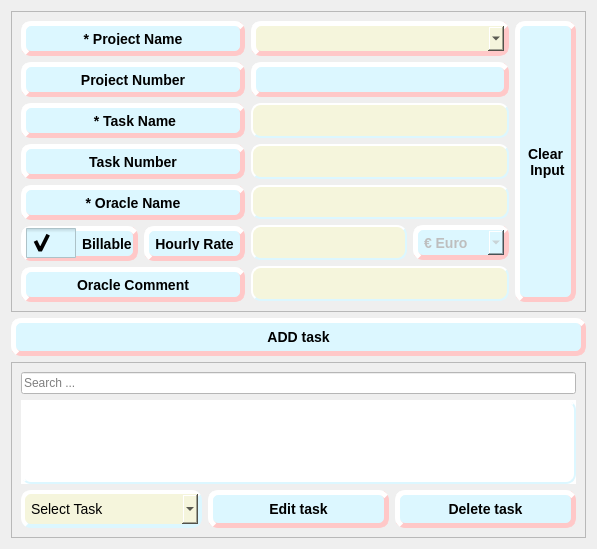
      <widget class="QWidget" name="Task_Input">
       <attribute name="title">
        <string>Task Input</string>
       </attribute>
       <layout class="QGridLayout" name="gridLayout_3">
        <item row="0" column="0">
         <layout class="QVBoxLayout" name="verticalLayout_task_input">
          <item>
           <widget class="QFrame" name="frame_task_info">
            <property name="frameShape">
             <enum>QFrame::StyledPanel</enum>
            </property>
            <property name="frameShadow">
             <enum>QFrame::Raised</enum>
            </property>
            <layout class="QGridLayout" name="gridLayout_15">
             <item row="0" column="0">
              <layout class="QHBoxLayout" name="horizontalLayout_3">
               <item>
                <layout class="QVBoxLayout" name="verticalLayout">
                 <item>
                  <widget class="QLabel" name="label_TaskInput_project_select">
                   <property name="sizePolicy">
                    <sizepolicy hsizetype="Preferred" vsizetype="Preferred">
                     <horstretch>0</horstretch>
                     <verstretch>0</verstretch>
                    </sizepolicy>
                   </property>
                   <property name="minimumSize">
                    <size>
                     <width>0</width>
                     <height>35</height>
                    </size>
                   </property>
                   <property name="maximumSize">
                    <size>
                     <width>16777215</width>
                     <height>35</height>
                    </size>
                   </property>
                   <property name="styleSheet">
                    <string notr="true">QLabel{
    background-color: rgb(220, 247, 255);
    border-style: outset;
    border-width: 5px;
    border-radius: 10px;
    border-color: rgb(255, 200, 200);
    font: bold 14px;
    padding: 6px;
}</string>
                   </property>
                   <property name="text">
                    <string>* Project Name</string>
                   </property>
                   <property name="scaledContents">
                    <bool>false</bool>
                   </property>
                   <property name="alignment">
                    <set>Qt::AlignCenter</set>
                   </property>
                   <property name="wordWrap">
                    <bool>false</bool>
                   </property>
                  </widget>
                 </item>
                 <item>
                  <widget class="QLabel" name="label_TaskInput_project_number">
                   <property name="sizePolicy">
                    <sizepolicy hsizetype="Preferred" vsizetype="Preferred">
                     <horstretch>0</horstretch>
                     <verstretch>0</verstretch>
                    </sizepolicy>
                   </property>
                   <property name="minimumSize">
                    <size>
                     <width>0</width>
                     <height>35</height>
                    </size>
                   </property>
                   <property name="maximumSize">
                    <size>
                     <width>16777215</width>
                     <height>35</height>
                    </size>
                   </property>
                   <property name="styleSheet">
                    <string notr="true">QLabel{
    background-color: rgb(220, 247, 255);
    border-style: outset;
    border-width: 5px;
    border-radius: 10px;
    border-color: rgb(255, 200, 200);
    font: bold 14px;
    padding: 6px;
}</string>
                   </property>
                   <property name="text">
                    <string>Project Number</string>
                   </property>
                   <property name="scaledContents">
                    <bool>false</bool>
                   </property>
                   <property name="alignment">
                    <set>Qt::AlignCenter</set>
                   </property>
                   <property name="wordWrap">
                    <bool>false</bool>
                   </property>
                  </widget>
                 </item>
                 <item>
                  <widget class="QLabel" name="label_TaskInput_task_name">
                   <property name="sizePolicy">
                    <sizepolicy hsizetype="Preferred" vsizetype="Preferred">
                     <horstretch>0</horstretch>
                     <verstretch>0</verstretch>
                    </sizepolicy>
                   </property>
                   <property name="minimumSize">
                    <size>
                     <width>0</width>
                     <height>35</height>
                    </size>
                   </property>
                   <property name="maximumSize">
                    <size>
                     <width>16777215</width>
                     <height>35</height>
                    </size>
                   </property>
                   <property name="styleSheet">
                    <string notr="true">QLabel{
    background-color: rgb(220, 247, 255);
    border-style: outset;
    border-width: 5px;
    border-radius: 10px;
    border-color: rgb(255, 200, 200);
    font: bold 14px;
    padding: 6px;
}</string>
                   </property>
                   <property name="text">
                    <string> * Task Name</string>
                   </property>
                   <property name="scaledContents">
                    <bool>false</bool>
                   </property>
                   <property name="alignment">
                    <set>Qt::AlignCenter</set>
                   </property>
                   <property name="wordWrap">
                    <bool>false</bool>
                   </property>
                  </widget>
                 </item>
                 <item>
                  <widget class="QLabel" name="label_TaskInput_task_number">
                   <property name="sizePolicy">
                    <sizepolicy hsizetype="Preferred" vsizetype="Preferred">
                     <horstretch>0</horstretch>
                     <verstretch>0</verstretch>
                    </sizepolicy>
                   </property>
                   <property name="minimumSize">
                    <size>
                     <width>0</width>
                     <height>35</height>
                    </size>
                   </property>
                   <property name="maximumSize">
                    <size>
                     <width>16777215</width>
                     <height>35</height>
                    </size>
                   </property>
                   <property name="styleSheet">
                    <string notr="true">QLabel{
    background-color: rgb(220, 247, 255);
    border-style: outset;
    border-width: 5px;
    border-radius: 10px;
    border-color: rgb(255, 200, 200);
    font: bold 14px;
    padding: 6px;
}</string>
                   </property>
                   <property name="text">
                    <string>Task Number</string>
                   </property>
                   <property name="scaledContents">
                    <bool>false</bool>
                   </property>
                   <property name="alignment">
                    <set>Qt::AlignCenter</set>
                   </property>
                   <property name="wordWrap">
                    <bool>false</bool>
                   </property>
                  </widget>
                 </item>
                 <item>
                  <widget class="QLabel" name="label_TaskInput_Oracle_name">
                   <property name="sizePolicy">
                    <sizepolicy hsizetype="Preferred" vsizetype="Preferred">
                     <horstretch>0</horstretch>
                     <verstretch>0</verstretch>
                    </sizepolicy>
                   </property>
                   <property name="minimumSize">
                    <size>
                     <width>0</width>
                     <height>0</height>
                    </size>
                   </property>
                   <property name="maximumSize">
                    <size>
                     <width>16777215</width>
                     <height>35</height>
                    </size>
                   </property>
                   <property name="styleSheet">
                    <string notr="true">QLabel{
    background-color: rgb(220, 247, 255);
    border-style: outset;
    border-width: 5px;
    border-radius: 10px;
    border-color: rgb(255, 200, 200);
    font: bold 14px;
    padding: 6px;
}</string>
                   </property>
                   <property name="text">
                    <string>* Oracle Name</string>
                   </property>
                   <property name="scaledContents">
                    <bool>false</bool>
                   </property>
                   <property name="alignment">
                    <set>Qt::AlignCenter</set>
                   </property>
                   <property name="wordWrap">
                    <bool>false</bool>
                   </property>
                  </widget>
                 </item>
                 <item>
                  <layout class="QHBoxLayout" name="horizontalLayout_4">
                   <item>
                    <widget class="QCheckBox" name="checkBox_TaskInput_billable">
                     <property name="minimumSize">
                      <size>
                       <width>0</width>
                       <height>35</height>
                      </size>
                     </property>
                     <property name="maximumSize">
                      <size>
                       <width>16777215</width>
                       <height>35</height>
                      </size>
                     </property>
                     <property name="styleSheet">
                      <string notr="true">QCheckBox{
    background-color: rgb(220, 247, 255);
    border-style: outset;
    border-width: 5px;
    border-radius: 10px;
    border-color: rgb(255, 200, 200);
    font: bold 14px;
     padding: 0px;
}
QCheckBox::indicator{
margin-left:10%; margin-right:10%;
width: 30px;
height: 30px;
}

QCheckBox::indicator::unchecked{
	image: url(:/images/icons8-toggle-off-100.png);

}

QCheckBox::indicator::checked{
	image: url(:/images/icons8-toggle-on-100.png);
}
</string>
                     </property>
                     <property name="text">
                      <string>Billable</string>
                     </property>
                     <property name="checked">
                      <bool>true</bool>
                     </property>
                    </widget>
                   </item>
                   <item>
                    <widget class="QLabel" name="label_TaskInput_hourly_rate">
                     <property name="sizePolicy">
                      <sizepolicy hsizetype="Preferred" vsizetype="Preferred">
                       <horstretch>0</horstretch>
                       <verstretch>0</verstretch>
                      </sizepolicy>
                     </property>
                     <property name="minimumSize">
                      <size>
                       <width>0</width>
                       <height>35</height>
                      </size>
                     </property>
                     <property name="maximumSize">
                      <size>
                       <width>16777215</width>
                       <height>35</height>
                      </size>
                     </property>
                     <property name="styleSheet">
                      <string notr="true">QLabel{
    background-color: rgb(220, 247, 255);
    border-style: outset;
    border-width: 5px;
    border-radius: 10px;
    border-color: rgb(255, 200, 200);
    font: bold 14px;
    padding: 6px;
}</string>
                     </property>
                     <property name="text">
                      <string>Hourly Rate</string>
                     </property>
                     <property name="scaledContents">
                      <bool>false</bool>
                     </property>
                     <property name="alignment">
                      <set>Qt::AlignCenter</set>
                     </property>
                     <property name="wordWrap">
                      <bool>false</bool>
                     </property>
                    </widget>
                   </item>
                  </layout>
                 </item>
                 <item>
                  <widget class="QLabel" name="label_TaskInput_additional_information">
                   <property name="sizePolicy">
                    <sizepolicy hsizetype="Preferred" vsizetype="Preferred">
                     <horstretch>0</horstretch>
                     <verstretch>0</verstretch>
                    </sizepolicy>
                   </property>
                   <property name="minimumSize">
                    <size>
                     <width>0</width>
                     <height>35</height>
                    </size>
                   </property>
                   <property name="maximumSize">
                    <size>
                     <width>16777215</width>
                     <height>35</height>
                    </size>
                   </property>
                   <property name="styleSheet">
                    <string notr="true">QLabel{
    background-color: rgb(220, 247, 255);
    border-style: outset;
    border-width: 5px;
    border-radius: 10px;
    border-color: rgb(255, 200, 200);
    font: bold 14px;
    padding: 6px;
}</string>
                   </property>
                   <property name="text">
                    <string>Oracle Comment</string>
                   </property>
                   <property name="scaledContents">
                    <bool>false</bool>
                   </property>
                   <property name="alignment">
                    <set>Qt::AlignCenter</set>
                   </property>
                   <property name="wordWrap">
                    <bool>false</bool>
                   </property>
                  </widget>
                 </item>
                </layout>
               </item>
               <item>
                <layout class="QVBoxLayout" name="verticalLayout_3">
                 <item>
                  <widget class="QComboBox" name="comboBox_TaskInput_project_select">
                   <property name="sizePolicy">
                    <sizepolicy hsizetype="Preferred" vsizetype="Fixed">
                     <horstretch>0</horstretch>
                     <verstretch>0</verstretch>
                    </sizepolicy>
                   </property>
                   <property name="minimumSize">
                    <size>
                     <width>0</width>
                     <height>35</height>
                    </size>
                   </property>
                   <property name="maximumSize">
                    <size>
                     <width>16777215</width>
                     <height>35</height>
                    </size>
                   </property>
                   <property name="styleSheet">
                    <string notr="true">QComboBox{
    background-color: beige;
    border-style: outset;
    border-width: 5px;
    border-radius: 10px;
    border-color: rgb(255, 200, 200);
    font: bold 14px;
    padding: 6px;
}
QComboBox::hover{
    background-color:rgb(206, 232, 255) ;
	border-style: outset;
    border-width: 5px;
    border-radius: 10px;
	border-color: rgb(255, 144, 144);
    font: bold 14px;
    padding: 6px;
}</string>
                   </property>
                   <property name="sizeAdjustPolicy">
                    <enum>QComboBox::AdjustToContentsOnFirstShow</enum>
                   </property>
                  </widget>
                 </item>
                 <item>
                  <widget class="QLabel" name="label_TaskInput_project_number_description">
                   <property name="enabled">
                    <bool>false</bool>
                   </property>
                   <property name="sizePolicy">
                    <sizepolicy hsizetype="Preferred" vsizetype="Fixed">
                     <horstretch>0</horstretch>
                     <verstretch>0</verstretch>
                    </sizepolicy>
                   </property>
                   <property name="minimumSize">
                    <size>
                     <width>0</width>
                     <height>35</height>
                    </size>
                   </property>
                   <property name="maximumSize">
                    <size>
                     <width>16777215</width>
                     <height>35</height>
                    </size>
                   </property>
                   <property name="cursor">
                    <cursorShape>ArrowCursor</cursorShape>
                   </property>
                   <property name="styleSheet">
                    <string notr="true">QLabel{
    background-color: rgb(220, 247, 255);
    border-style: outset;
    border-width: 5px;
    border-radius: 10px;
    border-color: rgb(255, 200, 200);
    font: bold 14px;
    padding: 6px;
}</string>
                   </property>
                   <property name="text">
                    <string/>
                   </property>
                  </widget>
                 </item>
                 <item>
                  <widget class="QLineEdit" name="lineEdit_TaskInput_task_name">
                   <property name="sizePolicy">
                    <sizepolicy hsizetype="Minimum" vsizetype="Fixed">
                     <horstretch>0</horstretch>
                     <verstretch>0</verstretch>
                    </sizepolicy>
                   </property>
                   <property name="minimumSize">
                    <size>
                     <width>0</width>
                     <height>35</height>
                    </size>
                   </property>
                   <property name="maximumSize">
                    <size>
                     <width>16777215</width>
                     <height>35</height>
                    </size>
                   </property>
                   <property name="toolTip">
                    <string>The Task Name can later not be changed due to its relation  
 with Project Name and Daily Hours. 
 Be aware that special characters are replaced by underscores.</string>
                   </property>
                   <property name="styleSheet">
                    <string notr="true">QLineEdit{
	background-color:beige;    
	border-style:outset;
    border-width: 2px;
    border-radius: 10px;
	border-color: rgb(220, 247, 255);
    font: bold 14px;
    padding: 6px;
}</string>
                   </property>
                  </widget>
                 </item>
                 <item>
                  <widget class="QLineEdit" name="lineEdit_TaskInput_task_number">
                   <property name="sizePolicy">
                    <sizepolicy hsizetype="Minimum" vsizetype="Fixed">
                     <horstretch>0</horstretch>
                     <verstretch>0</verstretch>
                    </sizepolicy>
                   </property>
                   <property name="minimumSize">
                    <size>
                     <width>0</width>
                     <height>35</height>
                    </size>
                   </property>
                   <property name="maximumSize">
                    <size>
                     <width>16777215</width>
                     <height>35</height>
                    </size>
                   </property>
                   <property name="styleSheet">
                    <string notr="true">QLineEdit{
	background-color:beige;    
	border-style:outset;
    border-width: 2px;
    border-radius: 10px;
	border-color: rgb(220, 247, 255);
    font: bold 14px;
    padding: 6px;
}</string>
                   </property>
                  </widget>
                 </item>
                 <item>
                  <widget class="QLineEdit" name="lineEdit_TaskInput_Oracle_name">
                   <property name="sizePolicy">
                    <sizepolicy hsizetype="Minimum" vsizetype="Fixed">
                     <horstretch>0</horstretch>
                     <verstretch>0</verstretch>
                    </sizepolicy>
                   </property>
                   <property name="minimumSize">
                    <size>
                     <width>0</width>
                     <height>0</height>
                    </size>
                   </property>
                   <property name="styleSheet">
                    <string notr="true">QLineEdit{
	background-color:beige;    
	border-style:outset;
    border-width: 2px;
    border-radius: 10px;
	border-color: rgb(220, 247, 255);
    font: bold 14px;
    padding: 6px;
}</string>
                   </property>
                  </widget>
                 </item>
                 <item>
                  <layout class="QHBoxLayout" name="horizontalLayout_5">
                   <item>
                    <widget class="QLineEdit" name="lineEdit_TaskInput_hourly_rate">
                     <property name="sizePolicy">
                      <sizepolicy hsizetype="Minimum" vsizetype="Fixed">
                       <horstretch>0</horstretch>
                       <verstretch>0</verstretch>
                      </sizepolicy>
                     </property>
                     <property name="minimumSize">
                      <size>
                       <width>0</width>
                       <height>35</height>
                      </size>
                     </property>
                     <property name="maximumSize">
                      <size>
                       <width>16777215</width>
                       <height>35</height>
                      </size>
                     </property>
                     <property name="styleSheet">
                      <string notr="true">QLineEdit{
	background-color:beige;    
	border-style:outset;
    border-width: 2px;
    border-radius: 10px;
	border-color: rgb(220, 247, 255);
    font: bold 14px;
    padding: 6px;
}</string>
                     </property>
                    </widget>
                   </item>
                   <item>
                    <widget class="QComboBox" name="comboBox_TaskInput_currency">
                     <property name="enabled">
                      <bool>false</bool>
                     </property>
                     <property name="minimumSize">
                      <size>
                       <width>0</width>
                       <height>35</height>
                      </size>
                     </property>
                     <property name="maximumSize">
                      <size>
                       <width>16777215</width>
                       <height>35</height>
                      </size>
                     </property>
                     <property name="styleSheet">
                      <string notr="true">QComboBox{
    background-color: rgb(220, 247, 255);
    border-style: outset;
    border-width: 5px;
    border-radius: 10px;
    border-color: rgb(255, 200, 200);
    font: bold 14px;
    padding: 6px;
}
QComboBox::hover{
    background-color:rgb(206, 232, 255) ;
	border-style: outset;
    border-width: 5px;
    border-radius: 10px;
	border-color: rgb(255, 144, 144);
    font: bold 14px;
    padding: 6px;
}</string>
                     </property>
                     <item>
                      <property name="text">
                       <string>€ Euro</string>
                      </property>
                     </item>
                     <item>
                      <property name="text">
                       <string>£ Pound</string>
                      </property>
                     </item>
                     <item>
                      <property name="text">
                       <string>$ Dollar</string>
                      </property>
                     </item>
                    </widget>
                   </item>
                  </layout>
                 </item>
                 <item>
                  <widget class="QLineEdit" name="lineEdit_TaskInput_additional_information">
                   <property name="sizePolicy">
                    <sizepolicy hsizetype="Minimum" vsizetype="Fixed">
                     <horstretch>0</horstretch>
                     <verstretch>0</verstretch>
                    </sizepolicy>
                   </property>
                   <property name="minimumSize">
                    <size>
                     <width>0</width>
                     <height>35</height>
                    </size>
                   </property>
                   <property name="maximumSize">
                    <size>
                     <width>16777215</width>
                     <height>35</height>
                    </size>
                   </property>
                   <property name="toolTip">
                    <string>This comment will be added to the &quot;All days&quot; comment column in the Oracle export. 
 This could help to distinguish different tasks with the same Oracle task name. </string>
                   </property>
                   <property name="styleSheet">
                    <string notr="true">QLineEdit{
	background-color:beige;    
	border-style:outset;
    border-width: 2px;
    border-radius: 10px;
	border-color: rgb(220, 247, 255);
    font: bold 14px;
    padding: 6px;
}</string>
                   </property>
                  </widget>
                 </item>
                </layout>
               </item>
               <item>
                <widget class="QPushButton" name="pushButton_TaskInput_clear_input">
                 <property name="sizePolicy">
                  <sizepolicy hsizetype="Minimum" vsizetype="Minimum">
                   <horstretch>0</horstretch>
                   <verstretch>0</verstretch>
                  </sizepolicy>
                 </property>
                 <property name="minimumSize">
                  <size>
                   <width>0</width>
                   <height>210</height>
                  </size>
                 </property>
                 <property name="maximumSize">
                  <size>
                   <width>65</width>
                   <height>16777215</height>
                  </size>
                 </property>
                 <property name="layoutDirection">
                  <enum>Qt::LeftToRight</enum>
                 </property>
                 <property name="styleSheet">
                  <string notr="true">QPushButton{
    background-color: rgb(220, 247, 255);
    border-style: outset;
    border-width: 5px;
    border-radius: 10px;
    border-color: rgb(255, 200, 200);
    font: bold 14px;
    padding: 6px;
}
QPushButton::hover{
	background-color: rgb(255, 144, 144);
	border-style: outset;
    border-width: 2px;
    border-radius: 10px;
    border-color:rgb(255, 144, 144);
    font: bold 14px;
    padding: 6px;
}</string>
                 </property>
                 <property name="text">
                  <string>Clear 
 Input</string>
                 </property>
                </widget>
               </item>
              </layout>
             </item>
            </layout>
           </widget>
          </item>
          <item>
           <widget class="QPushButton" name="pushButton_TaskInput_add_task">
            <property name="styleSheet">
             <string notr="true">QPushButton{
    background-color: rgb(220, 247, 255);
    border-style: outset;
    border-width: 5px;
    border-radius: 10px;
    border-color: rgb(255, 200, 200);
    font: bold 14px;
    padding: 6px;
}
QPushButton::hover{
    background-color:rgb(206, 232, 255) ;
	border-style: outset;
    border-width: 2px;
    border-radius: 10px;
    border-color: rgb(255, 144, 144);
    font: bold 14px;
    padding: 6px;
}</string>
            </property>
            <property name="text">
             <string>ADD task</string>
            </property>
           </widget>
          </item>
          <item>
           <widget class="QFrame" name="frame_task_overview">
            <property name="frameShape">
             <enum>QFrame::StyledPanel</enum>
            </property>
            <property name="frameShadow">
             <enum>QFrame::Raised</enum>
            </property>
            <layout class="QGridLayout" name="gridLayout_16">
             <item row="0" column="0">
              <layout class="QVBoxLayout" name="verticalLayout_TaskInput_task_overview">
               <item>
                <widget class="QLineEdit" name="lineEdit_TaskInput_search_table">
                 <property name="styleSheet">
                  <string notr="true">QLineEdit{

background-color: rgb(255, 255, 255);
}

</string>
                 </property>
                 <property name="placeholderText">
                  <string>Search ...</string>
                 </property>
                </widget>
               </item>
               <item>
                <widget class="QTableView" name="tableView_TaskInput">
                 <property name="minimumSize">
                  <size>
                   <width>0</width>
                   <height>0</height>
                  </size>
                 </property>
                 <property name="autoFillBackground">
                  <bool>true</bool>
                 </property>
                 <property name="styleSheet">
                  <string notr="true">QTableView{
background-color: white;
border-style:outset;
border-width: 2px;
border-radius: 10px;
border-color: rgb(220, 247, 255);
font:14px;
padding: 6px;
}
</string>
                 </property>
                 <property name="sizeAdjustPolicy">
                  <enum>QAbstractScrollArea::AdjustToContents</enum>
                 </property>
                 <property name="editTriggers">
                  <set>QAbstractItemView::NoEditTriggers</set>
                 </property>
                 <property name="alternatingRowColors">
                  <bool>true</bool>
                 </property>
                 <property name="selectionMode">
                  <enum>QAbstractItemView::SingleSelection</enum>
                 </property>
                 <property name="sortingEnabled">
                  <bool>true</bool>
                 </property>
                 <attribute name="horizontalHeaderCascadingSectionResizes">
                  <bool>true</bool>
                 </attribute>
                 <attribute name="horizontalHeaderDefaultSectionSize">
                  <number>200</number>
                 </attribute>
                 <attribute name="horizontalHeaderStretchLastSection">
                  <bool>true</bool>
                 </attribute>
                </widget>
               </item>
               <item>
                <layout class="QHBoxLayout" name="horizontalLayout_task_table_delete">
                 <item>
                  <widget class="QComboBox" name="comboBox_TaskInput_task_select">
                   <property name="minimumSize">
                    <size>
                     <width>150</width>
                     <height>0</height>
                    </size>
                   </property>
                   <property name="styleSheet">
                    <string notr="true">QComboBox{
	background-color:beige;    
	border-style:outset;
    border-width: 4px;
    border-radius: 10px;
	border-color: rgb(220, 247, 255);
    font: 14px;
    padding: 6px;
}
QComboBox::hover{
    background-color:beige;
	border-style: outset;
    border-width: 2px;
    border-radius: 10px;
    border-color: rgb(255, 200, 200);
    font: bold 14px;
    padding: 6px;
}</string>
                   </property>
                   <item>
                    <property name="text">
                     <string>Select Task</string>
                    </property>
                   </item>
                  </widget>
                 </item>
                 <item>
                  <widget class="QPushButton" name="pushButton_TaskInput_edit_task">
                   <property name="styleSheet">
                    <string notr="true">QPushButton{
    background-color: rgb(220, 247, 255);
    border-style: outset;
    border-width: 5px;
    border-radius: 10px;
    border-color: rgb(255, 200, 200);
    font: bold 14px;
    padding: 6px;
}
QPushButton::hover{
    background-color:rgb(206, 232, 255) ;
	border-style: outset;
    border-width: 2px;
    border-radius: 10px;
    border-color: rgb(255, 144, 144);
    font: bold 14px;
    padding: 6px;
}</string>
                   </property>
                   <property name="text">
                    <string>Edit task</string>
                   </property>
                  </widget>
                 </item>
                 <item>
                  <widget class="QPushButton" name="pushButton_TaskInput_delete_task">
                   <property name="minimumSize">
                    <size>
                     <width>0</width>
                     <height>0</height>
                    </size>
                   </property>
                   <property name="styleSheet">
                    <string notr="true">QPushButton{
    background-color: rgb(220, 247, 255);
    border-style: outset;
    border-width: 5px;
    border-radius: 10px;
    border-color: rgb(255, 200, 200);
    font: bold 14px;
    padding: 6px;
}

QPushButton::hover{
	background-color: rgb(255, 144, 144);
	border-style: outset;
    border-width: 2px;
    border-radius: 10px;
    border-color:rgb(255, 144, 144);
    font: bold 14px;
    padding: 6px;
}</string>
                   </property>
                   <property name="text">
                    <string>Delete task</string>
                   </property>
                  </widget>
                 </item>
                </layout>
               </item>
              </layout>
             </item>
            </layout>
           </widget>
          </item>
         </layout>
        </item>
       </layout>
      </widget>
